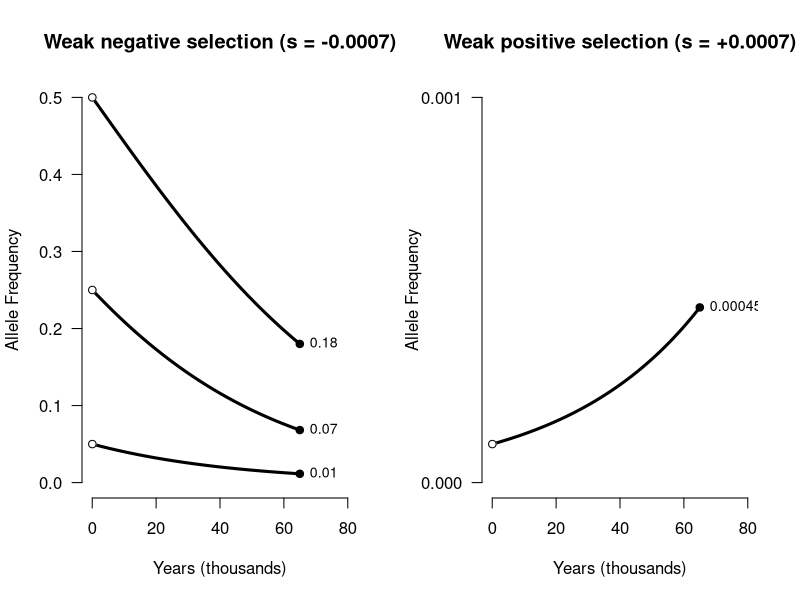
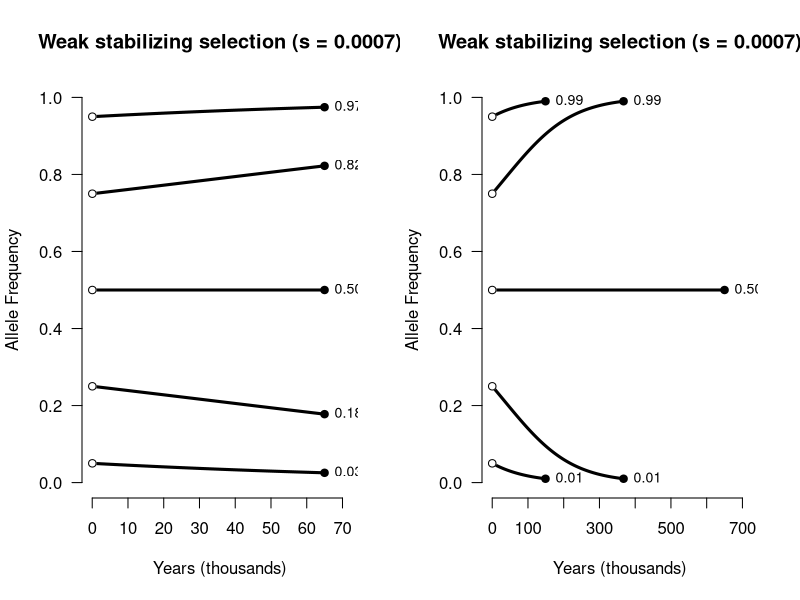

Generate these figures, in order, with R:
# Visualizing the trajectory of an allele under selection

par(mfrow=c(1,2))

# Negative selection
s = -0.0007
gens = 65e3/30
xval = (1:gens)*30/1e3

plot( 0, 0 , type="n" , lwd=3 , xlim=c(0,80) , ylim=c(0,0.5),las=1,bty="n",main="Weak negative selection (s = -0.0007)",xlab="Years (thousands)",ylab="Allele Frequency")

for ( p0 in c(0.5,0.25,0.05) ) {
  p1 = rep(NA,gens)
  p1[1] = p0
  for ( g in 2:gens ) {
    p1[g] = p1[g-1] + s*p1[g-1]*(1-p1[g-1])/(1+2*s*p1[g-1])
    if ( p1[g] < 0.01  | p1[g] > 0.99 ) break()
  }
  keep = tail( (1:gens)[ !is.na(p1) ] , n=1)
  p1 = p1[1:keep]
  xval = xval[1:keep]
  
  lines( xval , p1 ,lwd=3 )
  points( head(xval,n=1), head(p1,n=1) , pch=19 , col="white")
  points( head(xval,n=1), head(p1,n=1) )
  points( tail(xval,n=1), tail(p1,n=1) , pch=19 )
  text(  tail(xval,n=1), tail(p1,n=1) , sprintf("%.2f",tail(p1,n=1)) , pos=4,cex=0.85)
}

# Positive selection
s = 0.0007
gens = 65e3/30
xval = (1:gens)*30/1e3

plot( 0, 0 , type="n" , lwd=3 , xlim=c(0,80) , ylim=c(0,0.001),las=1,bty="n",main="Weak positive selection (s = +0.0007)",xlab="Years (thousands)",ylab="Allele Frequency",yaxt="n")
axis(2,at=c(0,0.001),las=1)
for ( p0 in c(1/10e3) ) {
  p1 = rep(NA,gens)
  p1[1] = p0
  for ( g in 2:gens ) {
    p1[g] = p1[g-1] + s*p1[g-1]*(1-p1[g-1])/(1+2*s*p1[g-1])
  }
  
  lines( xval , p1 ,lwd=3 )
  points( head(xval,n=1), head(p1,n=1) , pch=19 , col="white")
  points( head(xval,n=1), head(p1,n=1) )
  points( tail(xval,n=1), tail(p1,n=1) , pch=19 )
  text(  tail(xval,n=1), tail(p1,n=1) , sprintf("%.5f",tail(p1,n=1)) , pos=4,cex=0.85)
}

# Stabilizing selection

par(mfrow=c(1,2))

for ( max_year in c(65e3,650e3) ) {
  s = 0.0007
  gens = as.integer(max_year/30)
  xval = (1:gens)*30/1e3
  a = 1
  
  plot( 0, 0 , type="n" , lwd=3 , xlim=c(0,max(xval)*1.1) , ylim=c(0,1),las=1,bty="n",main="Weak stabilizing selection (s = 0.0007)",xlab="Years (thousands)",ylab="Allele Frequency")
  
  #for ( p0 in c(0.1,0.4,0.5,0.6,0.9) ) {
  for ( p0 in c(0.05,0.25,0.5,0.75,0.95) ) {
      xval = (1:gens)*30/1e3
    p1 = rep(NA,gens)
    p1[1] = p0
    for ( g in 2:gens ) {
      # p1[g] = p1[g-1] + s*p1[g-1]*(1-p1[g-1])/(1+2*s*p1[g-1])
      p1[g] = p1[g-1] + a*a*s*p1[g-1]*(1-p1[g-1])*(p1[g-1]-0.5)
      if ( p1[g] < 0.01  | p1[g] > 0.99 ) break()
    }
    keep = tail( (1:gens)[ !is.na(p1) ] , n=1)
    p1 = p1[1:keep]
    xval = xval[1:keep]
    
    lines( xval , p1 ,lwd=3 )
    points( head(xval,n=1), head(p1,n=1) , pch=19 , col="white")
    points( head(xval,n=1), head(p1,n=1) )
    points( tail(xval,n=1), tail(p1,n=1) , pch=19 )
    text(  tail(xval,n=1), tail(p1,n=1) , sprintf("%.2f",tail(p1,n=1)) , pos=4,cex=0.85)
  }
}

